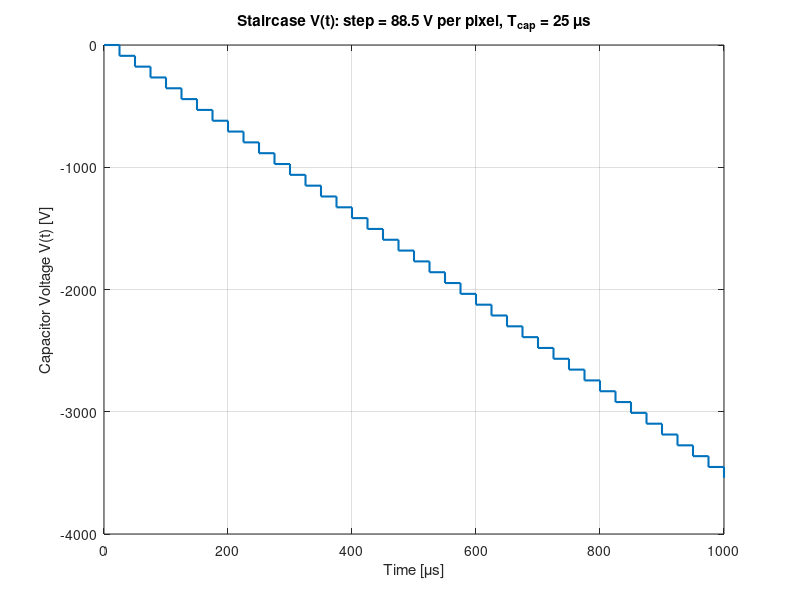

Source code (MATLAB):
Vx = 20.0;          % horizontal speed [m/s]
W  = 1.0e-3;        % plate separation [m]
L1 = 0.5e-3;        % capacitor length [m]
L2 = 1.25e-3;       % distance from capacitor exit to paper [m]

% Droplet properties
rho = 1000.0;       % density [kg/m^3]
d   = 84e-6;        % diameter [m]
q   = -1.9e-10;     % charge [C]

% Derived mass
volume = (pi/6) * d^3;
m = rho * volume;
dpi = 300; 
% Pixel pitch for 300 dpi
inch  = 0.0254;
pitch = (1/dpi)*inch;   % vertical pixel spacing [m]
T_cap = L1 / Vx;        % time in field per droplet [s]

% Key formula: y = (q * V * L1 * L2) / (m * W * Vx^2)
% Rearranged: V = y * (m*W*Vx^2) / (q*L1*L2)
coef_V_per_m = (m * W * Vx^2) / (q * L1 * L2);  % volts per meter of deflection

% Voltage increment per 1 pixel
dV_per_pixel = abs(coef_V_per_m) * pitch;

fprintf('Q3: Droplet mass m = %.3e kg\n', m);
fprintf('Q3: y(V) = (q*V*L1*L2)/(m*W*Vx^2)\n');
fprintf('Q3: V(y) = y*(m*W*Vx^2)/(q*L1*L2)\n');
fprintf('Q3: 300 dpi pixel pitch = %.1f micrometers\n', pitch*1e6);
fprintf('Q3: |ΔV| per pixel ≈ %.1f V\n', dV_per_pixel);
fprintf('Q3: Time step per droplet (stair step) = %.1f microseconds\n', T_cap*1e6);

%% Demonstration staircase for the first N pixels (downward direction)
N_demo = 40;  % change as desired
t = (0:N_demo) * T_cap;             % time edges of steps
V_steps = -(0:N_demo) * dV_per_pixel; % negative sign = one deflection direction

figure; 
stairs(t*1e6, V_steps, 'LineWidth', 1.5);  % time in microseconds
xlabel('Time [\mus]');
ylabel('Capacitor Voltage V(t) [V]');
title(sprintf('Staircase V(t): step = %.1f V per pixel, T_{cap} = %.0f \\mus', ...
               dV_per_pixel, T_cap*1e6));
grid on;
height_in = 11; 
%% Optional: estimate total |V| range for a full 11" vertical I
N_full = height_in * dpi;                 % 3300 pixels
V_span_est = N_full * dV_per_pixel;       % total span if purely electrostatic
fprintf('Q3 (note): Full 11" span would need ~%.2e V total range (~±%.2e V).\n', ...
        V_span_est, 0.5*V_span_est);

%% Helper functions (inline)
% y_from_V = @(V) (q.*V.*L1.*L2) ./ (m.*W.*Vx.^2);
% V_from_y = @(y) (y.*m.*W.*Vx.^2) ./ (q.*L1.*L2);
